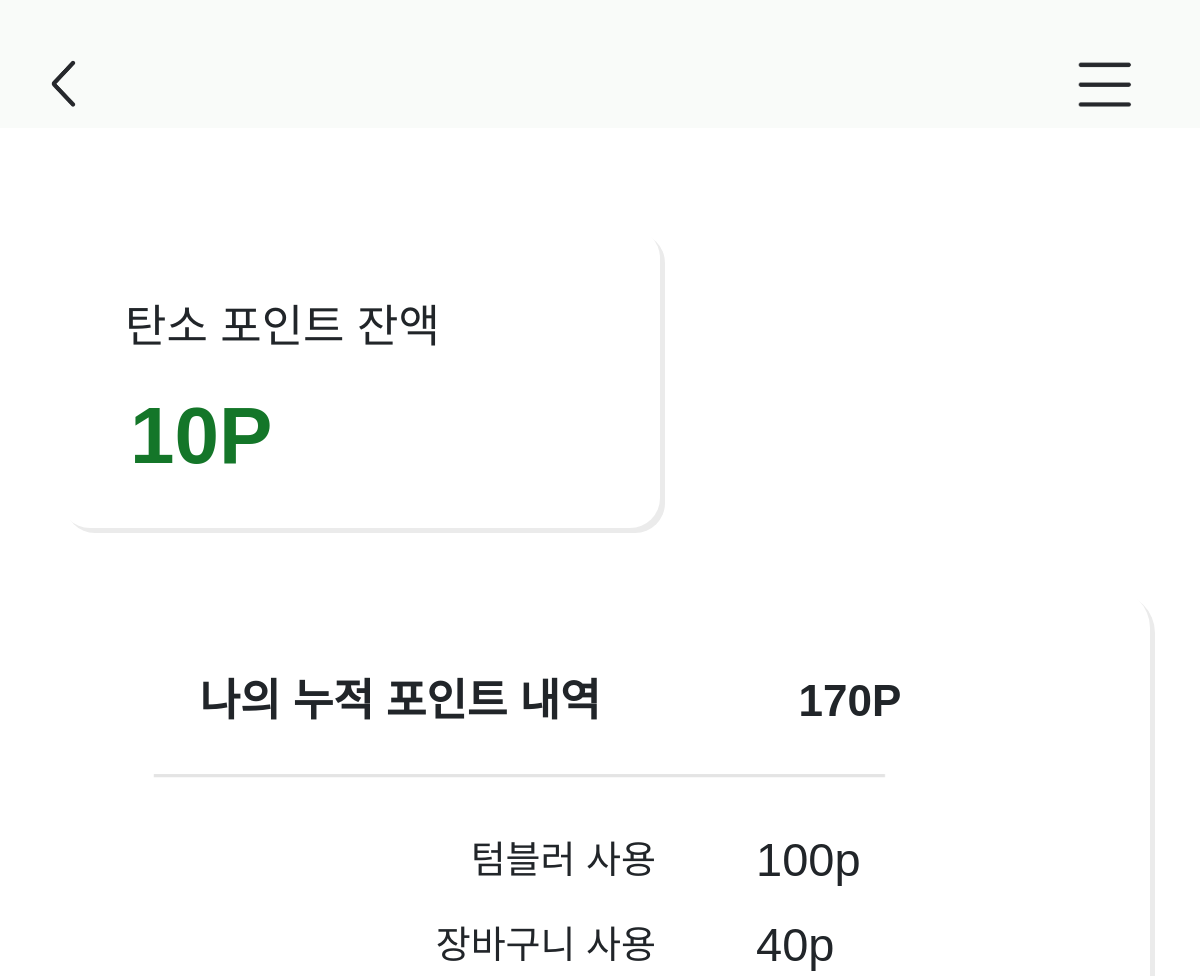
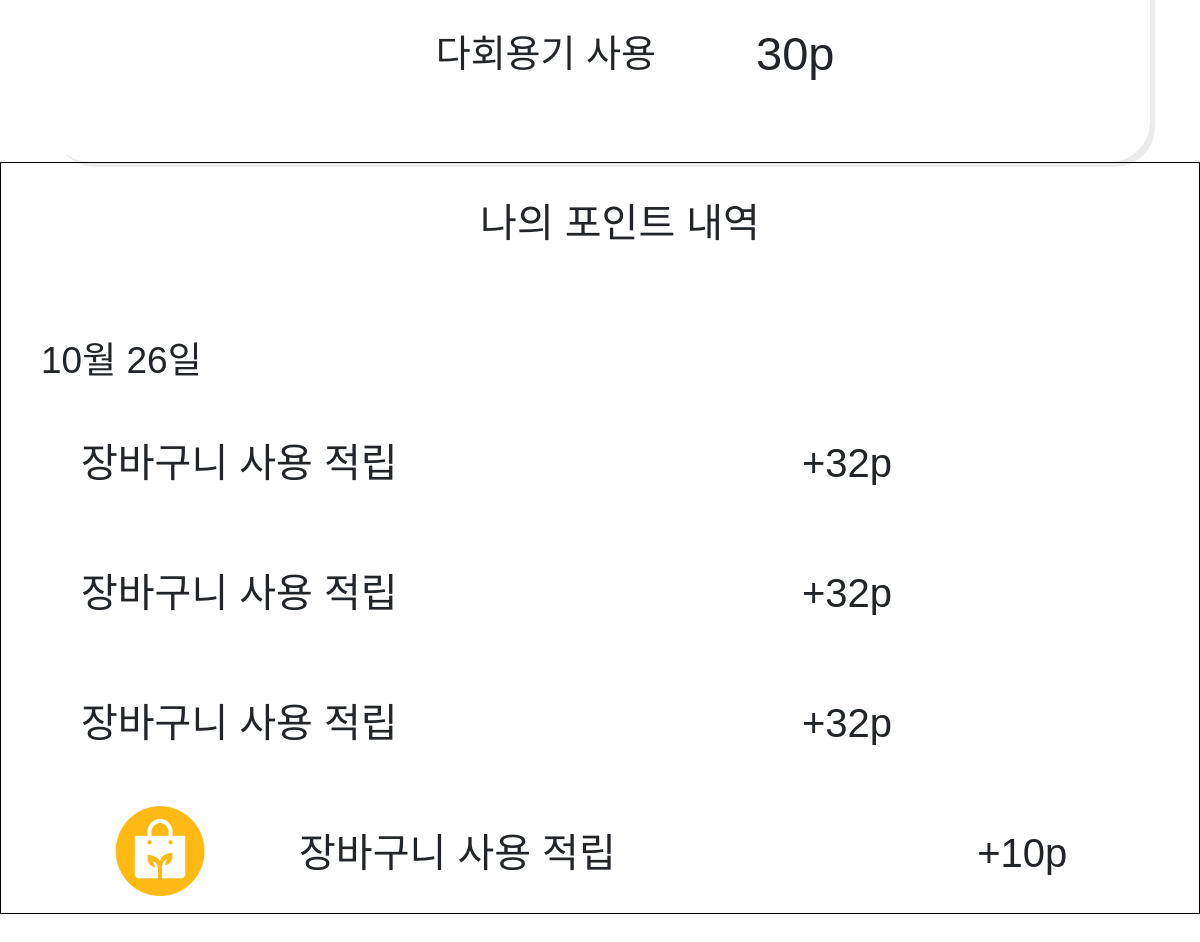
Page /point/4 on the committed database (2 pictures, top to bottom).
### topics/models.py (models this page shows)
class UserSummary(models.Model):
    userid = models.IntegerField() #user pk
    accumulated_point = models.IntegerField() #누적 포인트
    used_point = models.IntegerField() #사용 포인트
    tumbler = models.IntegerField(); #50g
    bag = models.IntegerField(); #32g
    container = models.IntegerField(); #200g

class PointHistory(models.Model):
    userid = models.IntegerField() #user pk
    point = models.IntegerField() #적립포인트
    detail = models.CharField(max_length=20) #포인트 사용/적립 내역
    create_at = models.DateTimeField(auto_now_add=True) #사용일자

### topics/views.py (the view)
# urls.py: path('point/<int:pk>', views.point, name="point"),
def point(request,pk):
    user = UserSummary.objects.get(userid = pk)
    point = PointHistory.objects.filter(userid=pk)
    tumbler = user.tumbler * 20
    container = user.container *30
    bag = user.bag * 10
    acc = tumbler + container + bag
    context={
        'user':user,
        'point':point,
        'tumbler': tumbler,
        'container': container,
        'bag':bag,
        'acc':acc,
    }
    return render(request, "pages/point.html", context)

### topics/templates/pages/point.html (shortened to what this page needs)
{% extends 'no_pen.html' %}
{% load static %}
{% block content %}
<head>
    <link rel="stylesheet" type="text/css" href="//cdn.rawgit.com/innks/NanumSquareRound/master/nanumsquareround.min.css">
    <link href="https://cdn.jsdelivr.net/npm/bootstrap@5.1.3/dist/css/bootstrap.min.css" rel="stylesheet">
    <link rel="stylesheet" href="{% static 'css/topics/point.css' %}">
</head>
<body>
    <div id="box_1">
        <div id="a">탄소 포인트 잔액</div>
        <div id="b">{{user.used_point}}P</div>
    </div>
    <div id="aa">
        <div class="hall_p">
            <div style="margin-top: 30px; width:60%; text-align:center;">나의 누적 포인트 내역</div>
            <div style="margin-right: 0px; margin-top:30px; width:30%; text-align:center;">{{acc}}P</div>
        </div>
        <div style="padding: 0; margin:0;">
            <img class="line" src="{% static 'images/선.png' %}">
        </div>
        <div class="pyo">
            <div class="pyo_1">
                <div class="title">텀블러 사용</div>
                <div class="count">{{tumbler}}p</div>
            </div>
            <div class="pyo_1">
                <div class="title">장바구니 사용</div>
                <div class="count">{{bag}}p</div>
            </div>
            <div class="pyo_1">
                <div class="title">다회용기 사용</div>
                <div class="count">{{container}}p</div>
            </div>
        </div>
    </div>
    <div class="use_list">
        <div>
            <div class="content">
                <div>나의 포인트 내역</div>
                {% for pp in point %}
                    {% if forloop.first %}
                    <div id="day">
                        {{pp.create_at|date:'m월 d일'}}
                    </div>
                    {% endif %}
                    <div class="content_1">
                        {% if pp.point == 10 %}
                        <div id="imgg" style="width: 20%;">
                            <img src="{% static 'images/장바구니.png' %}" width="90px" height="90px">
                        </div>
                        {% endif %}
                        <div style="width: 66%; text-align: left; padding-top:40px">{{pp.detail}}</div>
                        <div id="aaaa" style="width: 20%;padding-top:40px">+{{pp.point}}p</div>
                    </div>
                {% endfor %}
            </div>
        </div>
    </div>
</body>
{% endblock content %}

### topics/static/css/topics/point.css (style rules this page uses)
body { margin-bottom: 60px; }
#box_1 { margin: 60px; margin-top: 100px; height: 300px; width: 50%; padding: 50px; background-color: white; border-radius: 30px; box-shadow: 5px 5px rgb(235, 235, 235); }
#a { font-size: 45px; margin: 15px; }
#b { font-size: 80px; font-weight: bold; margin: 20px; margin-top: 10px; color: rgb(20, 118, 41); }
.hall_p { height: 100px; text-align: center; display: flex; flex-direction: row; }
#aa { display: flex; flex-direction: column; height: 550px; margin: 50px; border-radius: 40px; margin-top: 30px; font-size: 40px; padding: 50px; background-color: white; margin-bottom: 0; box-shadow: 5px 5px rgb(235, 235, 235); }
.line { width: 750px; margin-left: 45px; margin-top: 10px; }
.title { font-size: 38px; width: 60%; margin-left: 40px; text-align: right; }
.count { font-size: 47px; width: 40%; margin-left: 100px; text-align: left; }
.pyo { display: flex; flex-direction: column; margin-top: 20px; }
.pyo_1 { display: flex; flex-direction: row; align-items: center; height: 85px; }
.hall_p div { font-size: 44px; font-weight: bold; }
.use_list { border: 1px solid black; padding-bottom: 30px; margin-bottom: 30px; display: flex; flex-direction: column; }
#day { font-size: 37px; height: 70px; text-align: left; padding-top: 40px; margin: 0px; }
.content_1 { display: flex; flex-direction: row; padding: 5px; }
.content div { font-size: 40px; height: 130px; text-align: center; padding-top: 30px; padding-left: 40px; }
#imgg { padding: 0; padding-left: 20px; padding-top: 23px; margin: 0; }
#aaaa { text-align: left; padding-left: 0; }
.content { display: flex; flex-direction: column; }

### echo/templates/no_pen.html (style rules this page uses)
* { font-family: 'NanumSquare', sans-serif; }

### rows in the picture
UserSummary: used_point "10"
PointHistory: create_at "10월 26일", detail "장바구니 사용 적립", point "32"
PointHistory: detail "장바구니 사용 적립", point "32"
PointHistory: detail "장바구니 사용 적립", point "32"
PointHistory: detail "장바구니 사용 적립", point "10"

### other values in the picture
{{ acc }} "170"
{{ tumbler }} "100"
{{ bag }} "40"
{{ container }} "30"
